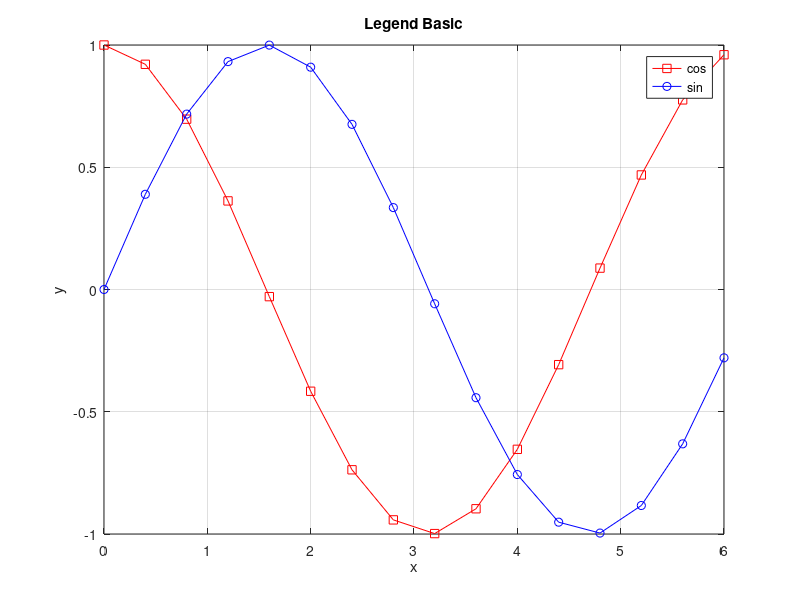

Here is the MATLAB script that generated this plot:
clc; clear;

t = 0:0.4:2*pi;
y1=cos(t); y2=sin(t);

plot(t, y1, '-rs', t, y2, '-bo');
title('Legend Basic');
xlabel('x'); ylabel('y');
legend('cos', 'sin');
grid on